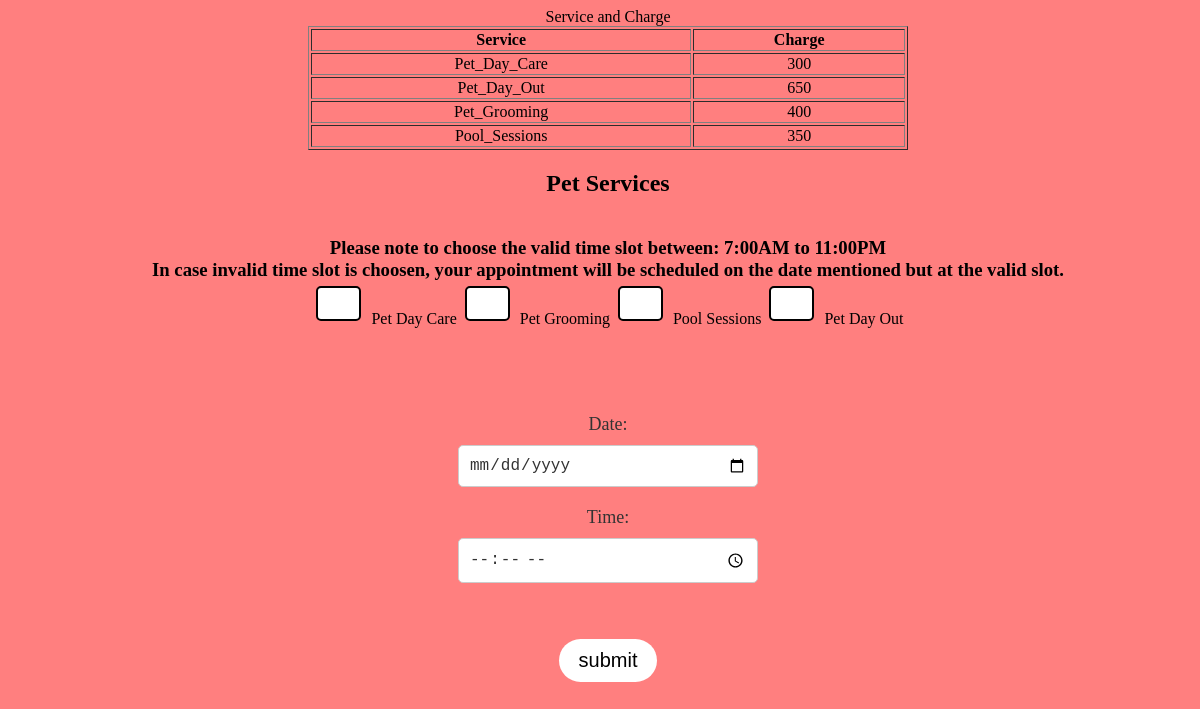
/PetSpace/service_registration.php, run on the app's committed database.
### tables this page shows
CREATE TABLE `services` (
  `Service_Name` varchar(30) NOT NULL,
  `Per_Service_Charge` int(30) NOT NULL
);

### PetSpace/service_registration.php (the view, shortened to what this page needs)
<!DOCTYPE html>
<html>
    <head>
        <link rel="stylesheet" href="Styles/service_registration.css">
    </head>
    <body>
        <?php
        $servername = "localhost";
        $username = "root";
        $password = "";
        $dbname = "petspace";
        $conn = new mysqli($servername, $username, $password, $dbname);
        $sql = "SELECT * FROM services";
        $result = mysqli_query($conn, $sql);
        echo "<div style='text-align: center;'>
          <table style='width: 50%; margin: auto;' border='1'>
               <caption>Service and Charge</caption>
               <tr>
                    <th>Service</th>
                    <th>Charge</th>
               </tr>";
        if (mysqli_num_rows($result) > 0) {
            while ($row = mysqli_fetch_assoc($result)) {
                echo "<tr>";
                echo "<td><center>" . $row["Service_Name"] . "</center></td>";
                echo "<td><center>" . $row["Per_Service_Charge"] . "</center></td>";
                echo "</tr>";
            }
        }else {
            echo '<script>alert("error");</script>';
        }
        echo "</table>
        </div>";
        ?>
        <h2 text-align="center">Pet Services</h2>
        <br>
        <form method="post" >
            <div class="options">
                <h3 style="margin:2px;"> Please note to choose the valid time slot between: 7:00AM to 11:00PM <br>
                    In case invalid time slot is choosen, your appointment will be scheduled on the date
                    mentioned but at the valid slot.</h3>
                <label><input type="checkbox" name="Pet_Day_Care" value="Pet_Day_Care">Pet Day Care</label>
                <label><input type="checkbox" name="Pet_Grooming" value="Pet_Grooming">Pet Grooming</label>
                <label><input type="checkbox" name="Pool_Sessions" value="Pool_Sessions">Pool Sessions</label>
                <label><input type="checkbox" name="Pet_Day_Out" value="Pet_Day_Out" >Pet Day Out</label>
            </div>
            <br><br>
            <div class="label">
                <label for="date_input">Date:</label>
                <input type="date" id="date_input" name="date_input">
                <label for="time_input">Time:</label>
                <input type="time" id="time_input" name="time_input">
                <br><br>
            </div>
            <div class="submit">
                <input type="submit" name="submit" value="submit">
                <br><br><br>
            </div>
        </form>
    </body>
</html>

### PetSpace/Styles/service_registration.css (style rules this page uses)
body { width: 100%; overflow-x: hidden; background-color:rgba(255,0,0,0.5); }
h2 { text-align:center; }
.options { text-align:center; }
input[type="checkbox"] { text-align:center; margin-right: 10px; appearance: none; border-radius: 5px; width: 45px; height: 35px; border: 2px solid black; background-color: white; cursor: pointer; }
.submit { text-align:center; border-radius:25px; }
.label { display: flex; flex-direction: column; align-items: center; margin-top: 50px; }
.label label { display: block; margin-bottom: 10px; font-size: 18px; color: #333; }
input[type="date"],input[type="time"] { padding: 10px; font-size: 16px; color: #333; border: 1px solid #ccc; border-radius: 5px; margin-bottom: 20px; width: 100%; max-width: 300px; box-sizing: border-box; }
input[type="submit"] { background-color: white; color: black; padding: 10px 20px; border: none; border-radius: 25px; font-size: 20px; cursor: pointer; transition: background-color 0.3s ease-in-out; }

### data on the page
services: Service_Name "Pet_Day_Care", Per_Service_Charge "300"
services: Service_Name "Pet_Day_Out", Per_Service_Charge "650"
services: Service_Name "Pet_Grooming", Per_Service_Charge "400"
services: Service_Name "Pool_Sessions", Per_Service_Charge "350"
